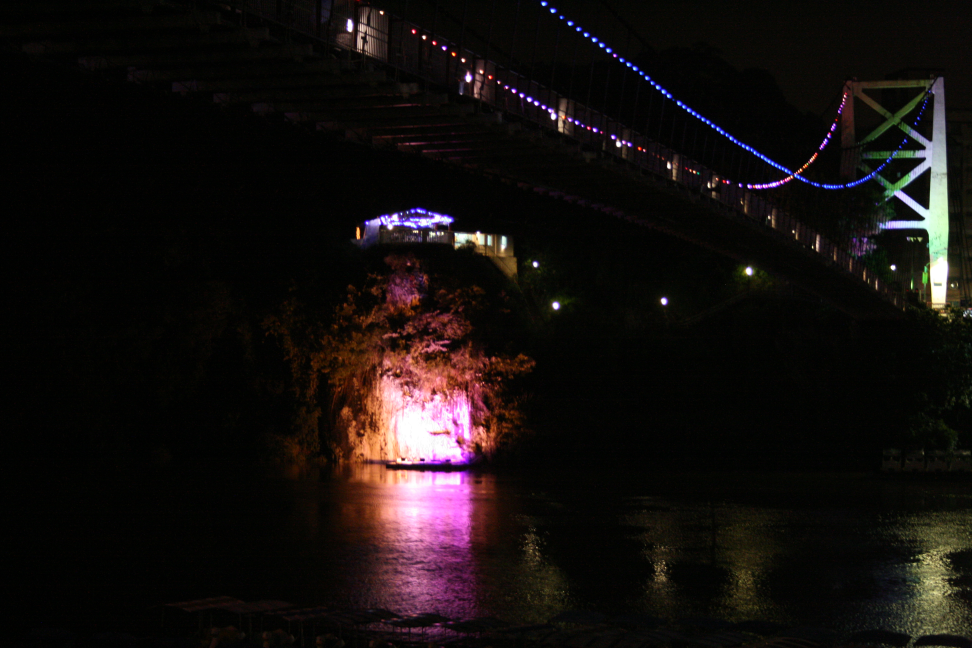
#> input picture hw2/data/bridge/IMG_1528.JPG, 3888 x 2592 px (shown at 1/4 size)
$ python -i sift.py   (imports and definitions only)
#> lines starting #> are read from the running program, lines starting #| are printed output that depends on the picture
#> further down, picture is the input picture: shape (2592, 3888, 3); mean B, G, R 14.6, 15.8, 20.9
# %%
import os
import numpy as np
import cv2
import mediapy as media
import itertools as it
from scipy.spatial import KDTree
pi2 = np.pi*2


# [27 lines left out: functions rotate_image, computeGradient, computeHessian, not called in this run]

def SIFT(img, SIGMA=1.6, S=5, OCTAVE=4, show=None, contrast_threshold=.3):
    '''
    Return:
        ids:        (num of keypoints, 2): (i, j)
                    Discrete indices of keypoints in img
        desc:       (num of keypoints, 128)
                    128D-Discriptors
    '''
#> called with SIGMA = 1.6, S = 5, OCTAVE = 4, contrast_threshold = 0.3
    # ## DoG in Scale-Space

    def normalize(img):
        min = img.min()
        ret = img.copy() - min
        ret /= ret.max()
        return ret
    if img.max() > 1.:
        img = img.astype(np.float32)/255
    else:
        img = img.copy()


    mult = 2**(1/(S-1))
    scale_imgs = []
    gs_imgs = []
    sigmas = []
    tar = cv2.GaussianBlur(img, (3, 3), SIGMA*.5)
    for o in range(OCTAVE):
        sigma = SIGMA * (2**o)
        gs_img = []
        for s in range(S):
            sigmas.append(sigma)
            gs_img.append(cv2.GaussianBlur(tar, (3, 3), sigma))
            sigma *= mult
        dog = np.diff(gs_img, axis=0)
        scale_imgs.append([normalize(i) for i in dog])
        gs_imgs.append(gs_img)
        tar = cv2.resize(tar, (tar.shape[1]//2, tar.shape[0]//2))
#> this loop made 4 passes
#> pass 2, in SIFT, `tar = cv2.resize(tar, (tar.shape[1]//2, tar.shape[0]//2))`:
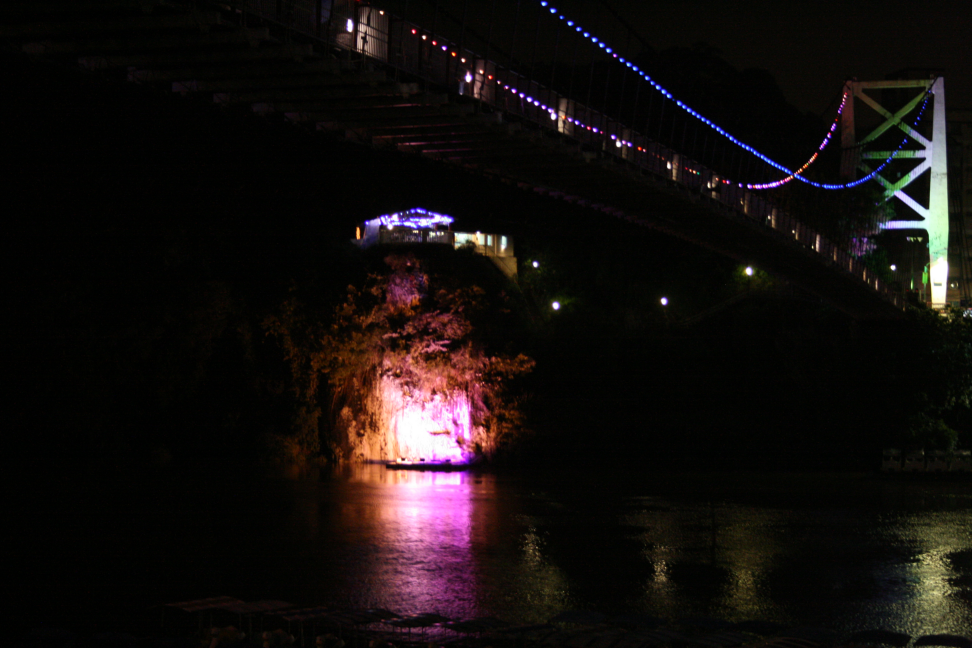
#> tar: shape (648, 972, 3) float32; mean of channels 0, 1, 2 0.0574, 0.062, 0.082; drawn as B, G, R
#> after the loop:
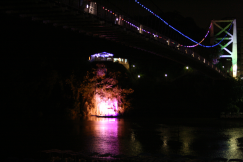
#> tar: shape (162, 243, 3) float32; mean of channels 0, 1, 2 0.0574, 0.062, 0.082; drawn as B, G, R
#> after the loop, gs_imgs = 4 items; scale_imgs = 4 items; sigmas = [1.6, 1.9, 2.26, 2.69, 3.2, 3.2, 3.81, 4.53, 5.38, 6.4, 6.4, 7.61, 9.05, 10.76, 12.8, 12.8, 15.22, 18.1, 21.53, 25.6]
    sigmas = np.array(sigmas).reshape(OCTAVE, S).astype(np.float32)
#> sigmas = [[1.6, 1.9, 2.26, 2.69, 3.2], [3.2, 3.81, 4.53, 5.38, 6.4], [6.4, 7.61, 9.05, 10.76, 12.8], [12.8, 15.22, 18.1, 21.53, 25.6]]


    # for i in range(OCTAVE):
    #     media.show_images(scale_imgs[i])

    # ## Key Localization (extrema)

    # %%
    def detectExterema(simgs, threshold=0.6):
        simgs = np.array(simgs)
        slwds = np.lib.stride_tricks.sliding_window_view(simgs, (3, 3, 3))
        ids = []
        ids_orig = []
        removed = 0
        for idx_img, slwd in enumerate(slwds):
            slwd_flat = slwd.reshape(*slwd.shape[:2], -1)
            # (1, 1, 1) == np.unravel_index(13, (3, 3, 3))
            # That is, the center has index 13 in a 3x3x3 block
            select = slwd_flat.argmax(2) == 13
            if np.sum(select) == 0:
                continue
            # print(slwd.shape)
            # print(maxs.shape)
            # (..., scale, h, w)
            blk = slwd[select]
            # print(blk.shape)

            # Gradient
            grad = computeGradient(blk)
            # print(grad.shape)

            # Hessian
            hess = computeHessian(blk)
            # print(hess.shape)

            # Fix exterema position
            idx_fixed = -np.matmul(np.linalg.inv(hess), grad.reshape(grad.shape[0], 3, 1)).squeeze()
            idx_fix_orig = idx_fixed.copy()

            sel_pos = idx_fixed>.5
            sel_neg = idx_fixed<-.5
            idx_fixed[sel_pos] = 1
            idx_fixed[sel_neg] = -1
            idx_fixed[~(sel_pos|sel_neg)] = 0
            idx_fixed = idx_fixed

            idx = np.argwhere(select)+1
            idx = np.concatenate([np.full((len(idx), 1), idx_img), idx], 1)
            # print(idx.shape)
            idx_fixed = (idx_fixed+idx).astype(int)
            # print(idx_fixed)

            # Remove low contrast
            val = simgs[idx_img:idx_img+3][tuple(zip(*idx_fixed))] + 0.5*(grad*idx_fix_orig).sum(1)
            sel_low = val > threshold

            # Remove edges
            H = hess[:, 1:, 1:]
            tr = np.trace(H, axis1=1, axis2=2)
            det = np.linalg.det(H)
            sel_edge = (tr**2 / det) < 12.1

            # print(f"Edge: {np.sum(~sel_edge)}, Low contrast: {np.sum(~sel_low)}, Total: {sel_low.shape}")
            select = (sel_edge&sel_low)

            # print(f"Remove {(~select).sum()} points")
            removed += (~select).sum()
            ids += idx_fixed[select].tolist()
            ids_orig += (idx_fix_orig+idx)[select].tolist()
        print(f"Removed: {removed}, Remained: {len(ids)}")

        return np.array(ids).astype(int), np.array(ids_orig)


    def keyLocalization():
        ids = []
        ids_orig = []
        for o in range(OCTAVE):
            oids, oids_orig = np.array(detectExterema(scale_imgs[o], contrast_threshold))
            if len(oids) == 0:
                print(f"Skip {o+1}")
                # ids.append([])
                # ids_orig.append([])
                continue
            # octave, sigma(idx), h, w
            oids = np.concatenate([np.full((oids.shape[0], 1), o), oids], 1)
            oids_orig = np.concatenate([np.full((oids_orig.shape[0], 1), o), oids_orig], 1)
            ids.append(oids)
            ids_orig.append(oids_orig)
#> after the loop, ids = []; ids_orig = []
            # print(f"Octave {o+1}: {len(oids)}")
        ids = np.concatenate(ids, axis=0).astype(int)
        ids_orig = np.concatenate(ids_orig, axis=0)
        return ids, ids_orig

    ids, ids_orig = keyLocalization()

    # %%
    # [14 lines left out: function drawKeyLocal, not called in this run]
            # media.show_image(cv2.rotate(p, cv2.ROTATE_90_COUNTERCLOCKWISE))
            # media.show_image(rotate_image(p, -30))
    if show: drawKeyLocal

    # Orientation Assignment

    half_width = 8
    cell_width = half_width*2
    k = np.array([[-1, 0, 1]])
    mags = []
    angs = []
    # dxs = []
    # dys = []
    for gs_imgs_octave in gs_imgs:
        mag = []
        ang = []
        # dxx = []
        # dyy = []
        for gs_img in gs_imgs_octave[:-1]:
            dx = (cv2.filter2D(gs_img, -1, k, ))
            dy = (cv2.filter2D(gs_img, -1, k.T))
            # dxx.append(dx)
            # dyy.append(dy)
            ang_ = cv2.copyMakeBorder(np.arctan2(dx, dy), half_width, half_width-1, half_width, half_width-1, cv2.BORDER_REFLECT)
            ang_[ang_<0] += pi2
            ang.append(ang_)
            mag.append(cv2.copyMakeBorder(np.sqrt(dx**2+dy**2), half_width, half_width-1, half_width, half_width-1, cv2.BORDER_REFLECT))
            # mag.append(np.sqrt(dx**2+dy**2))
            # ang.append(np.arctan2(dx, dy)+np.pi) # dx is vertical
        angs.append(ang)
        mags.append(mag)
        # dxs.append(dxx)
        # dys.append(dyy)


    #
    cells_mag = []
    cells_ang = []
    for o, s, i, j in ids:
        cells_mag.append(mags[o][s][i:i+cell_width, j:j+cell_width])
        cells_ang.append(angs[o][s][i:i+cell_width, j:j+cell_width])

    # [52 lines left out: functions sampleRotatedCell, sampleRelativeCell, not called in this run]

    weight = [[cv2.getGaussianKernel(cell_width, 1.*s) for s in ss] for ss in sigmas]
    weight = [[w@w.T for w in ww] for ww in weight]
    cells_mag, cells_ang, ids, ids_orig, orients = sampleRelativeCell(ids, ids_orig, cells_mag, cells_ang, weight)

    # %%
    # [17 lines left out: function draw_arrow, not called in this run]
    if show: draw_arrow()


    # ## Local Image Descriptor
    # %%
    weight = [[cv2.getGaussianKernel(16, s) for s in ss] for ss in sigmas]
    weight = [[w@w.T for w in ww] for ww in weight]
    weighted_cells_mag = [cells_mag[i]*weight[o][s] for i, (o, s, _, _) in enumerate(ids)]
    # for i, (o, s, _, _) in enumerate(ids):
    #     weighted_cells_mag.append(cells_mag[i]*weight[o][s])
    weighted_cells_mag = np.array(weighted_cells_mag)

    # %%
    # print(weighted_cells_mag.reshape(-1, 4, 4, 4, 4).swapaxes(2, 3).reshape(-1, 16)[-1])
    desc = [np.histogram(ang, bins=8, range=(0, pi2), density=True, weights=mag+1e-6)[0]
        for ang, mag in zip(*[
            cells_ang.reshape(-1, 4, 4, 4, 4).swapaxes(2, 3).reshape(-1, 16),
            weighted_cells_mag.reshape(-1, 4, 4, 4, 4).swapaxes(2, 3).reshape(-1, 16)])]
    desc = np.array(desc)
    desc[desc>.2] = .2
    desc = (desc/np.linalg.norm(desc, ord=2, axis=1, keepdims=True)).reshape(-1, 128)

    # Calculate the quantized indices
    ids = (ids_orig[:, 2:]*(2**ids_orig[:, [0]]))
    return np.array(ids), desc

# [50 lines left out: functions queryPoints, draw_matches, not called in this run]

>>> import cv2
>>> picture = cv2.imread('data/bridge/IMG_1528.JPG')
#> (the run stopped early here; a loop or call above may not have finished)

$ run again, on hw2/data/bridge/IMG_1537.JPG
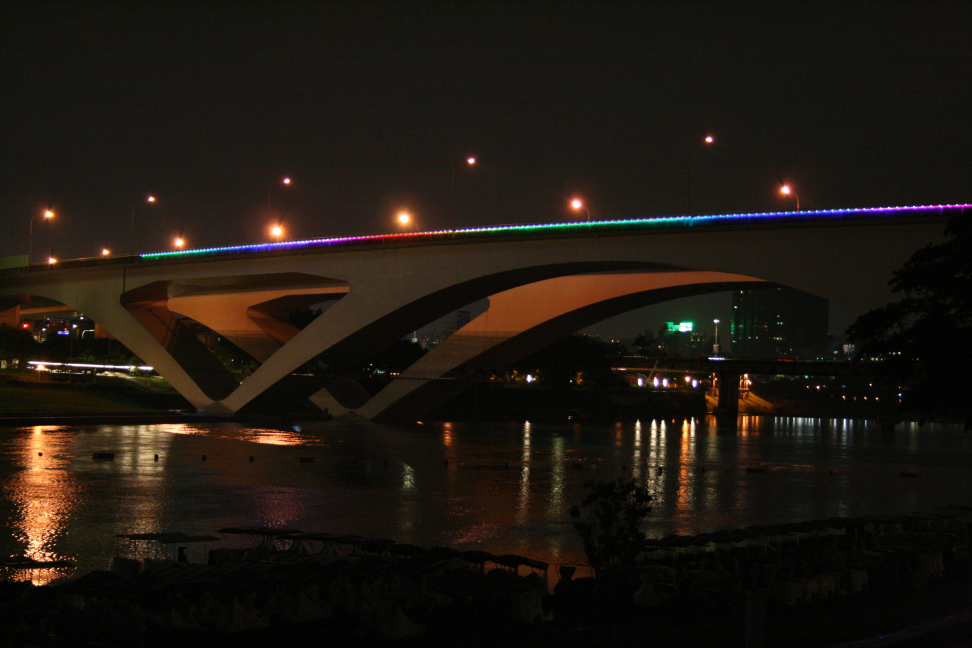
#> input picture hw2/data/bridge/IMG_1537.JPG, 3888 x 2592 px (shown at 1/4 size)
#> picture is the input picture: shape (2592, 3888, 3); mean B, G, R 16.7, 23.6, 30.2
#> the loop in SIFT, `for o in range(OCTAVE):` made 4 passes
#> pass 2, in SIFT, `tar = cv2.resize(tar, (tar.shape[1]//2, tar.shape[0]//2))`:
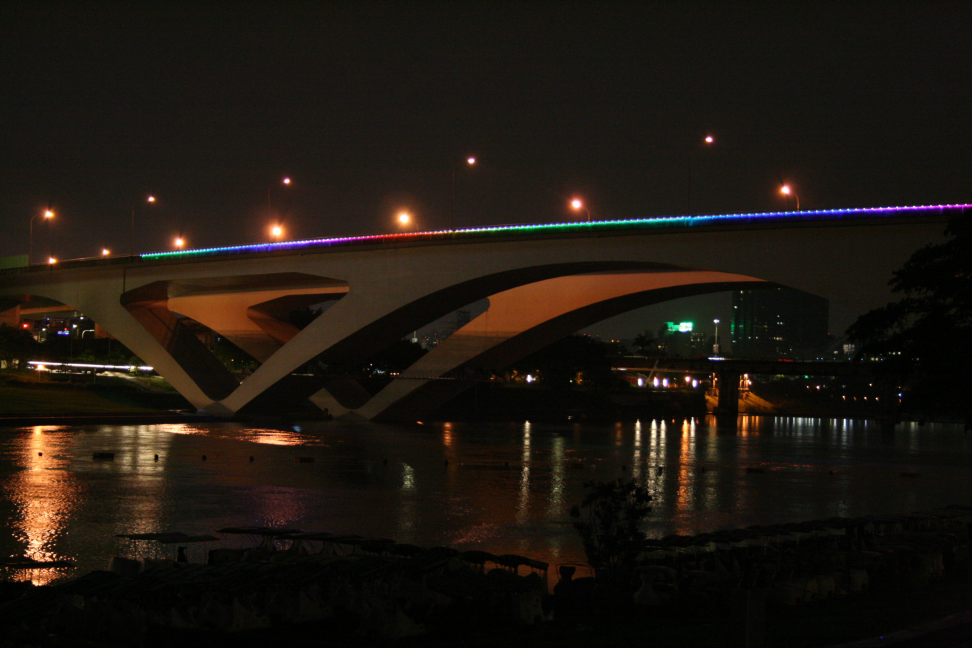
#> tar: shape (648, 972, 3) float32; mean of channels 0, 1, 2 0.0656, 0.0927, 0.119; drawn as B, G, R
#> after the loop in SIFT, `for o in range(OCTAVE):`:
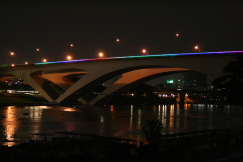
#> tar: shape (162, 243, 3) float32; mean of channels 0, 1, 2 0.0656, 0.0927, 0.119; drawn as B, G, R
#> after the loop in SIFT, `for o in range(OCTAVE):`: gs_imgs = 4 items; sigmas = [1.6, 1.9, 2.26, 2.69, 3.2, 3.2, 3.81, 4.53, 5.38, 6.4, 6.4, 7.61, 9.05, 10.76, 12.8, 12.8, 15.22, 18.1, 21.53, 25.6]
#> in SIFT, `sigmas = np.array(sigmas).reshape(OCTAVE, S).astype(np.float32)`: sigmas = [[1.6, 1.9, 2.26, 2.69, 3.2], [3.2, 3.81, 4.53, 5.38, 6.4], [6.4, 7.61, 9.05, 10.76, 12.8], [12.8, 15.22, 18.1, 21.53, 25.6]]
#> after the loop in keyLocalization, `for o in range(OCTAVE):`: ids = []

$ run again, on hw2/data/bridge/IMG_1538.JPG
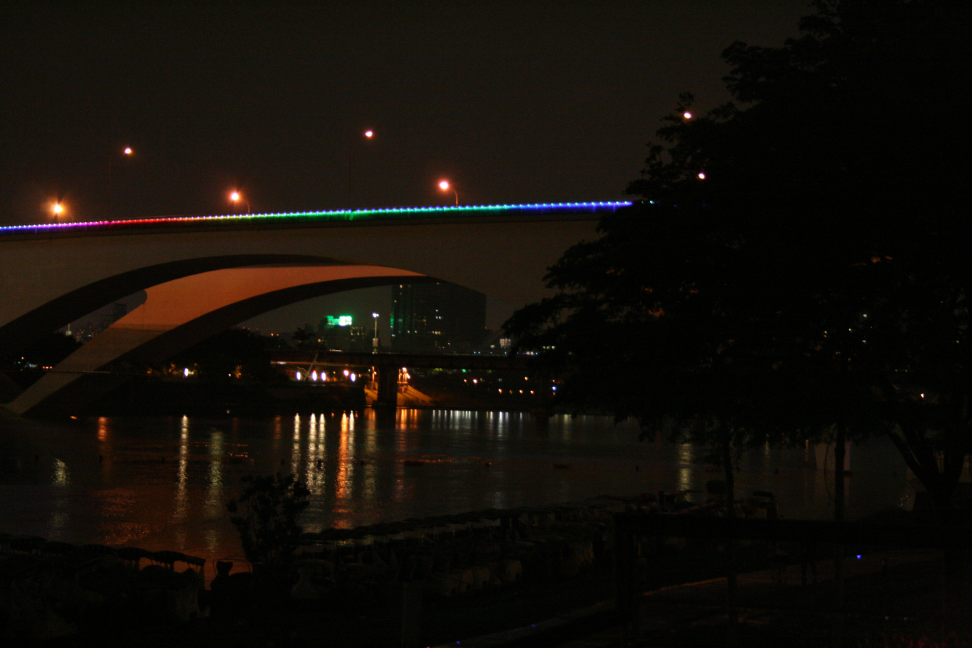
#> input picture hw2/data/bridge/IMG_1538.JPG, 3888 x 2592 px (shown at 1/4 size)
#> picture is the input picture: shape (2592, 3888, 3); mean B, G, R 9.1, 14.6, 19
#> the loop in SIFT, `for o in range(OCTAVE):` made 4 passes
#> pass 2, in SIFT, `tar = cv2.resize(tar, (tar.shape[1]//2, tar.shape[0]//2))`:
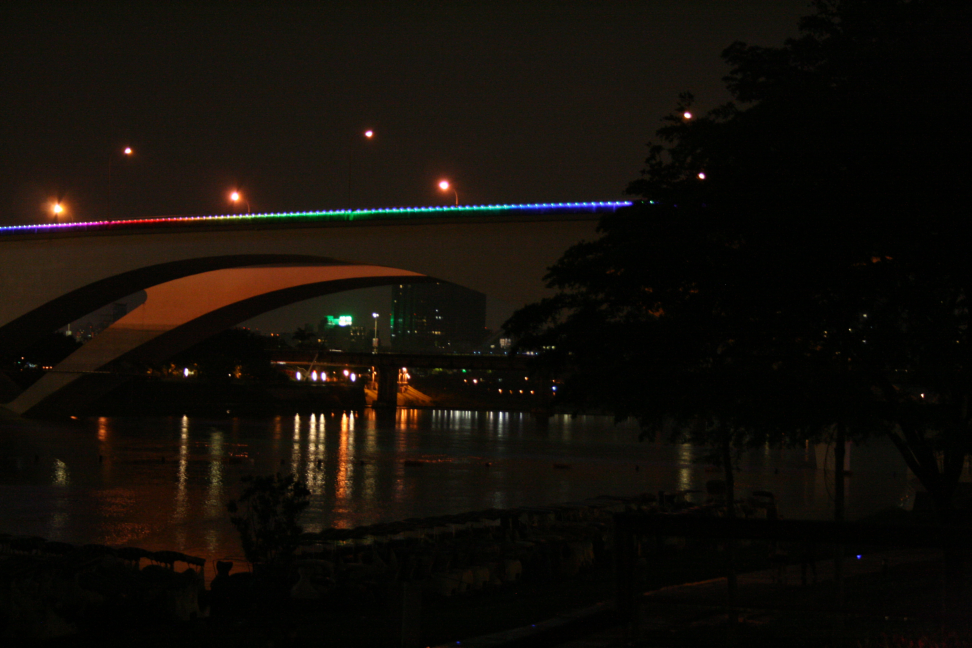
#> tar: shape (648, 972, 3) float32; mean of channels 0, 1, 2 0.0357, 0.0573, 0.0745; drawn as B, G, R
#> after the loop in SIFT, `for o in range(OCTAVE):`: gs_imgs = 4 items; sigmas = [1.6, 1.9, 2.26, 2.69, 3.2, 3.2, 3.81, 4.53, 5.38, 6.4, 6.4, 7.61, 9.05, 10.76, 12.8, 12.8, 15.22, 18.1, 21.53, 25.6]
#> in SIFT, `sigmas = np.array(sigmas).reshape(OCTAVE, S).astype(np.float32)`: sigmas = [[1.6, 1.9, 2.26, 2.69, 3.2], [3.2, 3.81, 4.53, 5.38, 6.4], [6.4, 7.61, 9.05, 10.76, 12.8], [12.8, 15.22, 18.1, 21.53, 25.6]]
#> after the loop in keyLocalization, `for o in range(OCTAVE):`: ids = []
